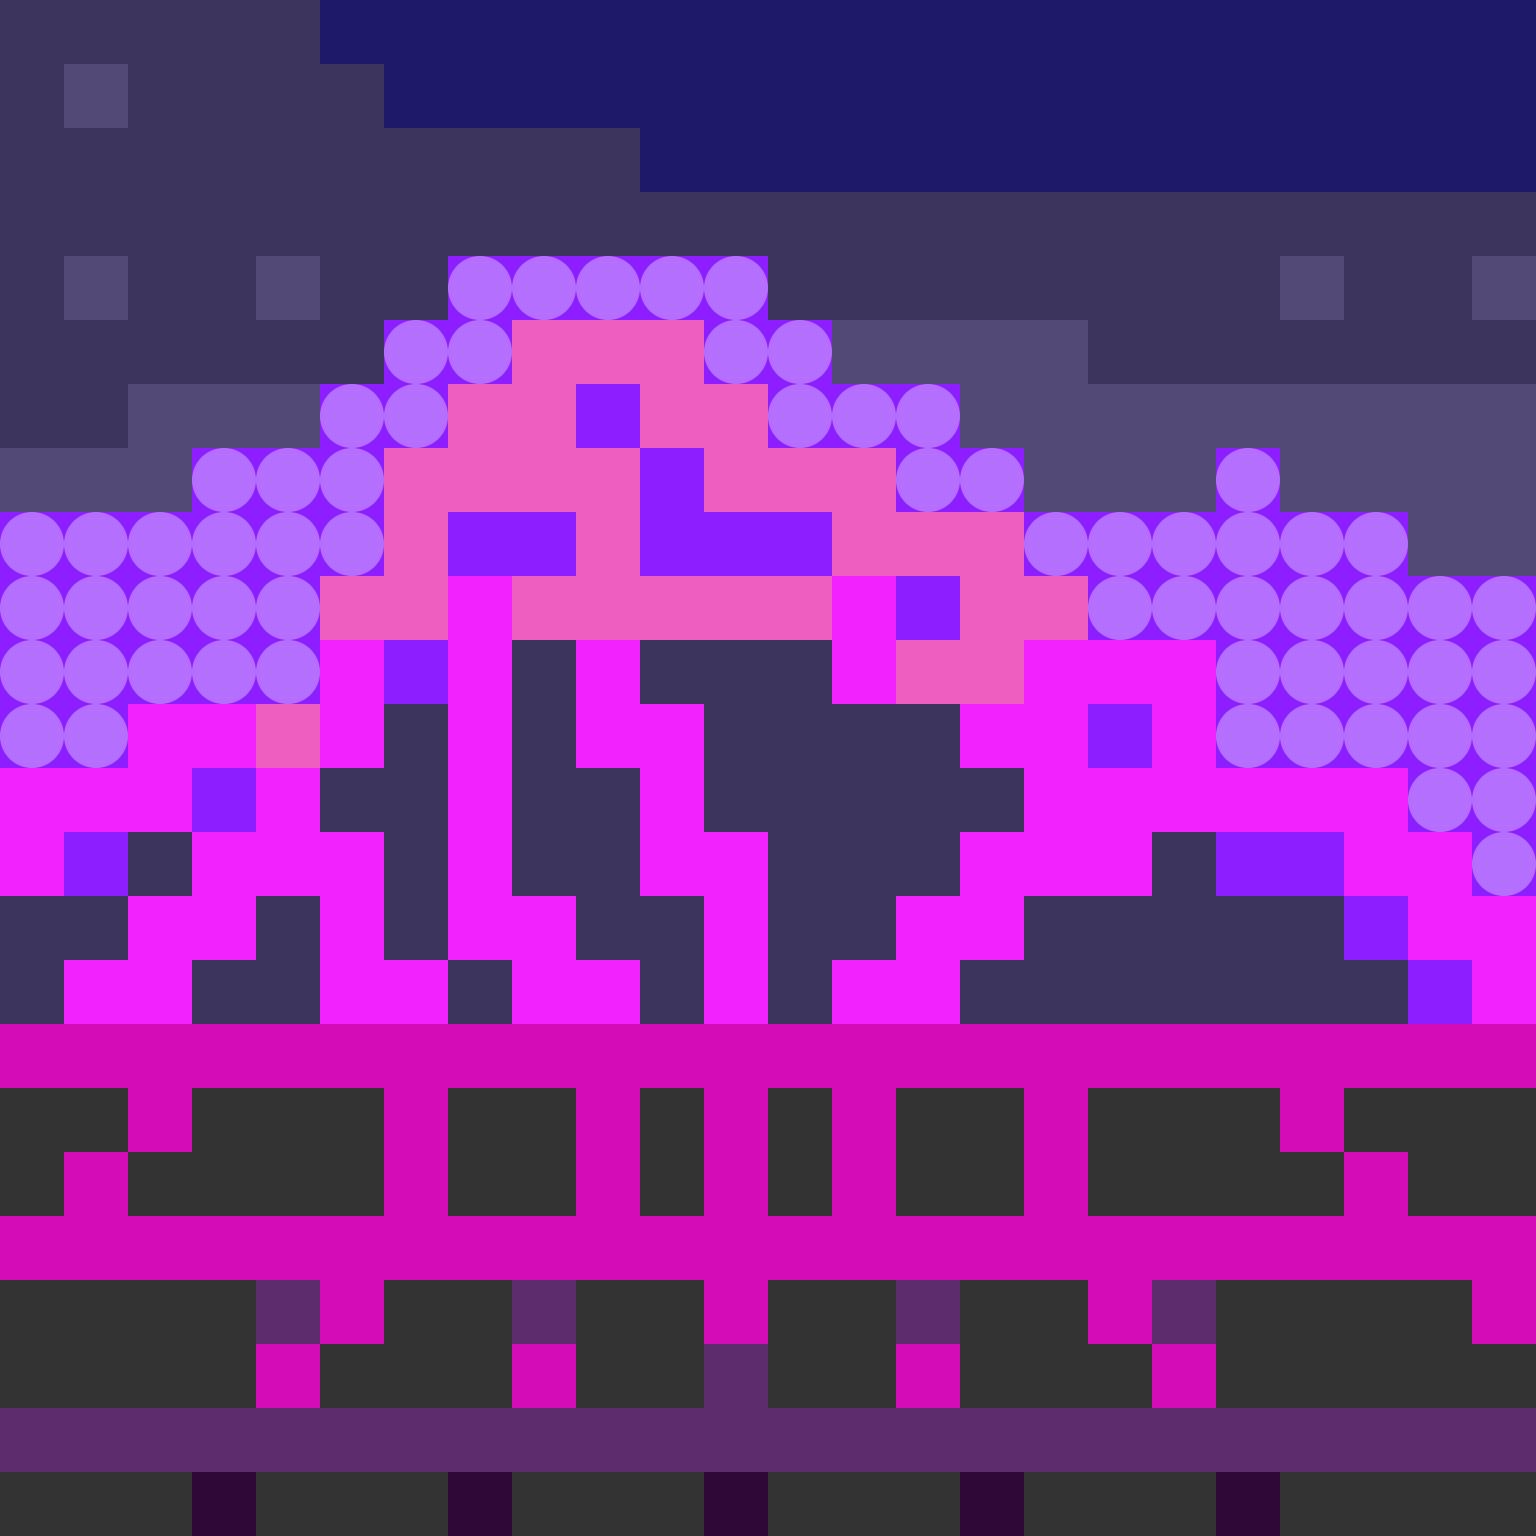

A level layout from a 2D game, rendered from its tile map. Below: a short description, then the map file with tile-grid data replaced by summaries:
An orthogonal 24x24 tile map with 64x64 px tiles, 9 tile layers (Sun, Palm, Grid, Beach 1, ...), 1 hidden layer not drawn, 4 tilesets.

<map version="1.8" tiledversion="1.8.1" orientation="orthogonal" renderorder="right-down" width="24" height="24" tilewidth="64" tileheight="64" infinite="0" nextlayerid="96" nextobjectid="1">
 <editorsettings>
  <export target="../../../www/data/how-to-play/shapes-synt.json" format="json" />
 </editorsettings>
 <properties>
  <property name="coverID" type="int" value="5" />
  <property name="iconURL" value="" />
  <property name="sectionName" value="Outrun" />
 </properties>
 <tileset firstgid="1" source="../tilesets/synt.tsx" />
 <tileset firstgid="65" source="../tilesets/gb.tsx" />
 <tileset firstgid="129" source="../tilesets/poke.tsx" />
 <tileset firstgid="193" source="../tilesets/spadersTileset.tsx" />
 <layer id="71" name="Sun" width="24" height="24">
  <properties>
   <property name="autoPlaceBlockers" type="int" value="2" />
   <property name="gameMode" type="int" value="0" />
   <property name="i" type="int" value="9" />
   <property name="j" type="int" value="9" />
   <property name="padding-bottom" type="int" value="2" />
   <property name="padding-left" type="int" value="1" />
   <property name="padding-right" type="int" value="1" />
   <property name="padding-top" type="int" value="0" />
   <property name="startI" type="int" value="0" />
   <property name="startJ" type="int" value="0" />
   <property name="tier" type="int" value="0" />
  </properties>
  <data>[576 cells, 30 non-empty, 7 distinct tile ids]</data>
 </layer>
 <layer id="81" name="Palm" width="24" height="24">
  <properties>
   <property name="autoPlaceBlockers" type="int" value="2" />
   <property name="i" type="int" value="10" />
   <property name="j" type="int" value="11" />
   <property name="padding-bottom" type="int" value="2" />
   <property name="padding-left" type="int" value="0" />
   <property name="padding-right" type="int" value="0" />
   <property name="padding-top" type="int" value="0" />
   <property name="scale" type="int" value="0" />
   <property name="startI" type="int" value="0" />
   <property name="startJ" type="int" value="0" />
   <property name="tier" type="int" value="0" />
  </properties>
  <data>[576 cells, 60 non-empty, 5 distinct tile ids]</data>
 </layer>
 <layer id="82" name="Grid" width="24" height="24">
  <properties>
   <property name="autoPlaceBlockers" type="int" value="2" />
   <property name="i" type="int" value="10" />
   <property name="j" type="int" value="9" />
   <property name="padding-bottom" type="int" value="2" />
   <property name="padding-left" type="int" value="1" />
   <property name="padding-right" type="int" value="1" />
   <property name="padding-top" type="int" value="0" />
   <property name="scale" type="int" value="3" />
   <property name="startI" type="int" value="0" />
   <property name="startJ" type="int" value="0" />
   <property name="tier" type="int" value="0" />
  </properties>
  <data>[576 cells, 252 non-empty, 4 distinct tile ids]</data>
 </layer>
 <layer id="72" name="Beach 1" width="24" height="24">
  <properties>
   <property name="autoPlaceBlockers" type="int" value="2" />
   <property name="i" type="int" value="5" />
   <property name="j" type="int" value="6" />
   <property name="padding-bottom" type="int" value="2" />
   <property name="padding-left" type="int" value="1" />
   <property name="padding-right" type="int" value="1" />
   <property name="padding-top" type="int" value="0" />
   <property name="scale" type="int" value="3" />
   <property name="startI" type="int" value="0" />
   <property name="startJ" type="int" value="0" />
   <property name="tier" type="int" value="0" />
  </properties>
  <data>[576 cells, 576 non-empty, 8 distinct tile ids]</data>
 </layer>
 <layer id="89" name="Sunset 1" width="24" height="24">
  <properties>
   <property name="autoPlaceBlockers" type="int" value="2" />
   <property name="i" type="int" value="9" />
   <property name="j" type="int" value="7" />
   <property name="padding-bottom" type="int" value="2" />
   <property name="padding-left" type="int" value="1" />
   <property name="padding-right" type="int" value="1" />
   <property name="padding-top" type="int" value="0" />
   <property name="scale" type="int" value="3" />
   <property name="startI" type="int" value="0" />
   <property name="startJ" type="int" value="0" />
   <property name="tier" type="int" value="0" />
  </properties>
  <data>[576 cells, 576 non-empty, 15 distinct tile ids]</data>
 </layer>
 <layer id="87" name="Sunset 2" width="24" height="24">
  <properties>
   <property name="autoPlaceBlockers" type="int" value="2" />
   <property name="i" type="int" value="10" />
   <property name="j" type="int" value="11" />
   <property name="padding-bottom" type="int" value="2" />
   <property name="padding-left" type="int" value="1" />
   <property name="padding-right" type="int" value="1" />
   <property name="padding-top" type="int" value="0" />
   <property name="scale" type="int" value="3" />
   <property name="startI" type="int" value="0" />
   <property name="startJ" type="int" value="0" />
   <property name="tier" type="int" value="0" />
  </properties>
  <data>[576 cells, 576 non-empty, 12 distinct tile ids]</data>
 </layer>
 <layer id="88" name="Sunset 3" width="24" height="24">
  <properties>
   <property name="autoPlaceBlockers" type="int" value="2" />
   <property name="i" type="int" value="10" />
   <property name="j" type="int" value="11" />
   <property name="padding-bottom" type="int" value="2" />
   <property name="padding-left" type="int" value="1" />
   <property name="padding-right" type="int" value="1" />
   <property name="padding-top" type="int" value="0" />
   <property name="scale" type="int" value="3" />
   <property name="startI" type="int" value="0" />
   <property name="startJ" type="int" value="0" />
   <property name="tier" type="int" value="0" />
  </properties>
  <data>[576 cells, 576 non-empty, 13 distinct tile ids]</data>
 </layer>
 <layer id="43" name="Mountain 1" width="24" height="24">
  <properties>
   <property name="autoPlaceBlockers" type="int" value="2" />
   <property name="i" type="int" value="9" />
   <property name="j" type="int" value="7" />
   <property name="padding-bottom" type="int" value="2" />
   <property name="padding-left" type="int" value="1" />
   <property name="padding-right" type="int" value="1" />
   <property name="padding-top" type="int" value="0" />
   <property name="scale" type="int" value="3" />
   <property name="startI" type="int" value="0" />
   <property name="startJ" type="int" value="0" />
   <property name="tier" type="int" value="0" />
  </properties>
  <data>[576 cells, 576 non-empty, 10 distinct tile ids]</data>
 </layer>
 <layer id="90" name="_ADDONMountain 1" width="24" height="24">
  <properties>
   <property name="autoPlaceBlockers" type="int" value="2" />
   <property name="i" type="int" value="9" />
   <property name="j" type="int" value="7" />
   <property name="padding-bottom" type="int" value="2" />
   <property name="padding-left" type="int" value="1" />
   <property name="padding-right" type="int" value="1" />
   <property name="padding-top" type="int" value="0" />
   <property name="scale" type="int" value="3" />
   <property name="startI" type="int" value="0" />
   <property name="startJ" type="int" value="0" />
   <property name="tier" type="int" value="0" />
  </properties>
  <data>[576 cells, 64 non-empty, 1 distinct tile ids]</data>
 </layer>
 <layer id="95" name="AllColors" width="24" height="24" visible="0">
  <properties>
   <property name="autoPlaceBlockers" type="int" value="2" />
   <property name="i" type="int" value="5" />
   <property name="j" type="int" value="6" />
   <property name="padding-bottom" type="int" value="2" />
   <property name="padding-left" type="int" value="1" />
   <property name="padding-right" type="int" value="1" />
   <property name="padding-top" type="int" value="0" />
   <property name="scale" type="int" value="0" />
   <property name="startI" type="int" value="0" />
   <property name="startJ" type="int" value="0" />
   <property name="tier" type="int" value="0" />
  </properties>
  <data>[576 cells, 28 non-empty, 28 distinct tile ids]</data>
 </layer>
</map>
